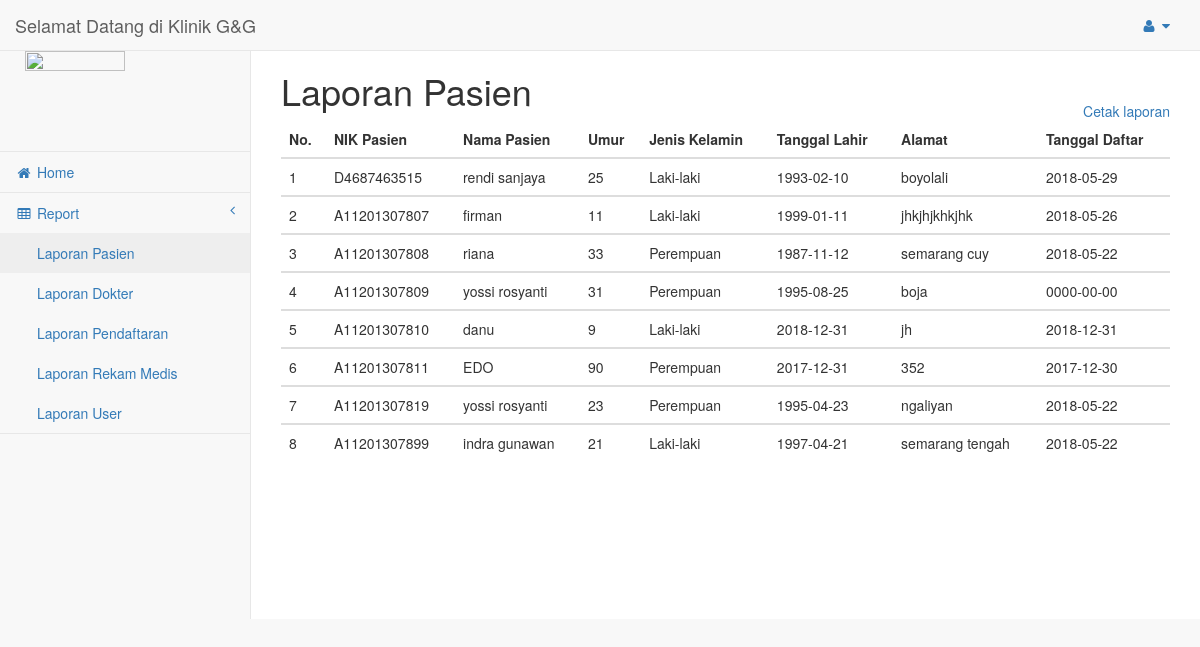
The app's page /kepalaklinik/index.php?menu=pasien with its own data.
### tables this page shows
CREATE TABLE `tb_pasien` (
  `id_pasien` int(10) NOT NULL,
  `nik_pasien` varchar(25) NOT NULL,
  `nama_pasien` varchar(30) NOT NULL,
  `umur` int(10) NOT NULL,
  `jk` varchar(10) NOT NULL,
  `tgl_lahir` date NOT NULL,
  `alamat_pasien` text NOT NULL,
  `tgl_daftar` date NOT NULL,
  `stts` enum('1','0') NOT NULL
);

### kepalaklinik/laporan_pasien.php (the view, shortened to what this page needs)
<!DOCTYPE html PUBLIC "-//W3C//DTD XHTML 1.0 Transitional//EN" "http://www.w3.org/TR/xhtml1/DTD/xhtml1-transitional.dtd">
<html xmlns="http://www.w3.org/1999/xhtml">
<head>
</head>
<body>
	<table width="100%">
		<tr>
			<td widht="40%"><h1>Laporan Pasien</h1></td>
			<td width="60%" align="right" valign="bottom"><a href="print_pasien.php"><img src="../img/print.png" alt="">Cetak laporan</a></td>
		</tr>
	</table>
<table class="table">
 <thead>
  <tr>
    		<th>No.</th>
				<th>NIK Pasien</th>
    		<th>Nama Pasien</th>
				<th>Umur</th>
    		<th>Jenis Kelamin</th>
    		<th>Tanggal Lahir</th>
				<th>Alamat</th>
    		<th>Tanggal Daftar</th>
  </tr>
 </thead>
<?php
	 		$no=0;
	 			$sql=mysql_query("SELECT * FROM tb_pasien WHERE stts='1'  ORDER BY id_pasien desc ");
	 			while($bc=mysql_fetch_array($sql)){
	 $no++;
  ?>
  <tbody>
  <tr>
    		<td><?php echo"$no"; ?></td>
				<td><?php echo"$bc[nik_pasien]"; ?></td>
    		<td><?php echo"$bc[nama_pasien]"; ?></td>
    		<td><?php echo"$bc[umur]"; ?></td>
				<td><?php echo"$bc[jk]"; ?></td>
				<td><?php echo"$bc[tgl_lahir]"; ?></td>
    		<td><?php echo"$bc[alamat_pasien]"; ?></td>
    		<td><?php echo"$bc[tgl_daftar]"; ?></td>
  </tbody>
  <?php
	}
  ?>
</table>
</body>
</html>

### records on screen
tb_pasien: nik_pasien "D4687463515", nama_pasien "rendi sanjaya", umur "25", jk "Laki-laki", tgl_lahir "1993-02-10", alamat_pasien "boyolali", tgl_daftar "2018-05-29"
tb_pasien: nik_pasien "A11201307807", nama_pasien "firman", umur "11", jk "Laki-laki", tgl_lahir "1999-01-11", alamat_pasien "jhkjhjkhkjhk", tgl_daftar "2018-05-26"
tb_pasien: nik_pasien "A11201307808", nama_pasien "riana", umur "33", jk "Perempuan", tgl_lahir "1987-11-12", alamat_pasien "semarang cuy", tgl_daftar "2018-05-22"
tb_pasien: nik_pasien "A11201307809", nama_pasien "yossi rosyanti", umur "31", jk "Perempuan", tgl_lahir "1995-08-25", alamat_pasien "boja", tgl_daftar "0000-00-00"
tb_pasien: nik_pasien "A11201307810", nama_pasien "danu", umur "9", jk "Laki-laki", tgl_lahir "2018-12-31", alamat_pasien "jh", tgl_daftar "2018-12-31"
tb_pasien: nik_pasien "A11201307811", nama_pasien "EDO", umur "90", jk "Perempuan", tgl_lahir "2017-12-31", alamat_pasien "352", tgl_daftar "2017-12-30"
tb_pasien: nik_pasien "A11201307819", nama_pasien "yossi rosyanti", umur "23", jk "Perempuan", tgl_lahir "1995-04-23", alamat_pasien "ngaliyan", tgl_daftar "2018-05-22"
tb_pasien: nik_pasien "A11201307899", nama_pasien "indra gunawan", umur "21", jk "Laki-laki", tgl_lahir "1997-04-21", alamat_pasien "semarang tengah", tgl_daftar "2018-05-22"
